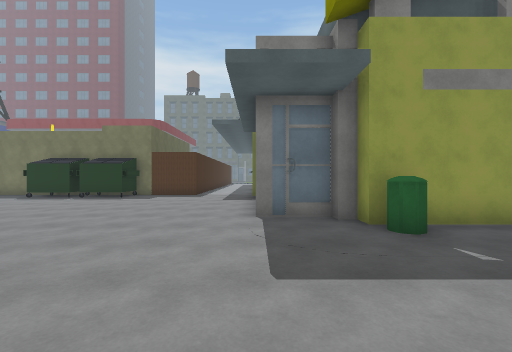
view 1 (above)

24 first-person views from a walk through a 3-D level made in the Unity game engine. The camera is 1.5 m above the floor, looks level and sees 90° across. The floor is counted in squares, 1.67 m on a side. Each view is taken from the middle of a square. On the plan, view 1 faces up. The plan holds only what a view shows up to about 10 squares ahead; the rest is blank. The place goes on beyond the plan. The player is left out. Some surface patterns are stand-ins.

view 2
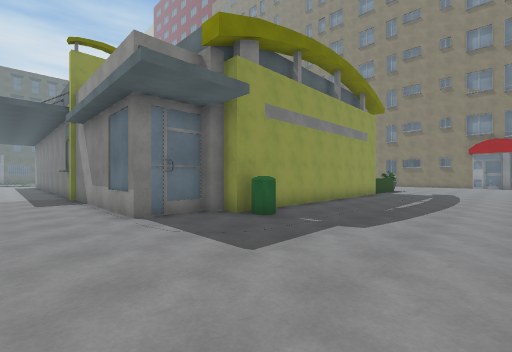

view 3
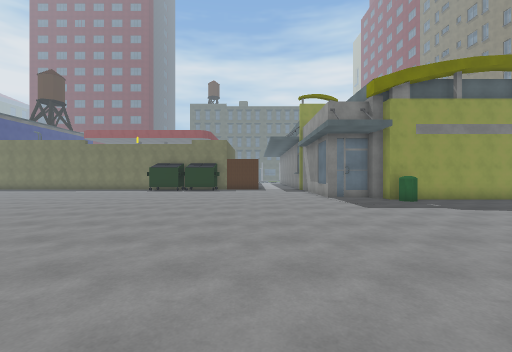

view 4
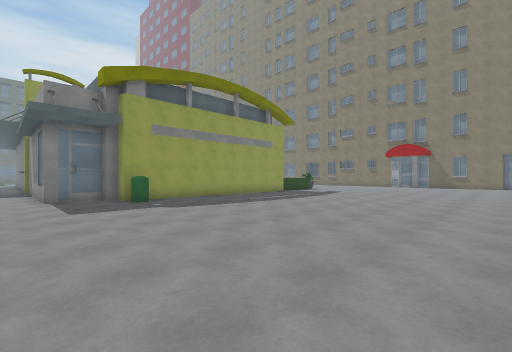

view 5
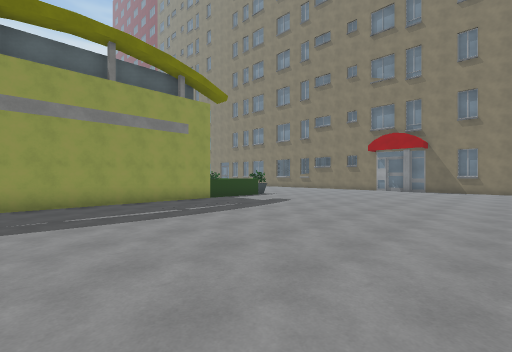

view 6
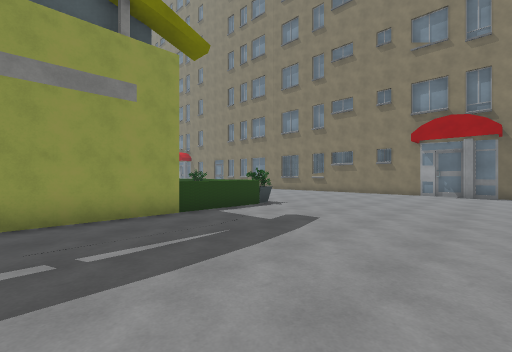

view 7
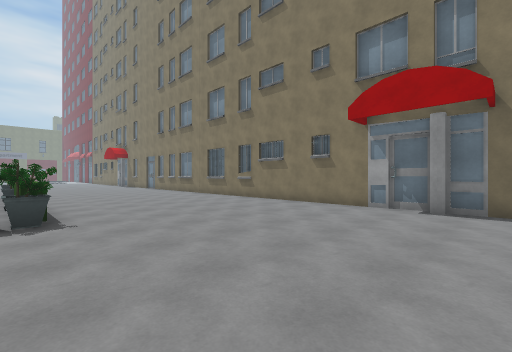

view 8
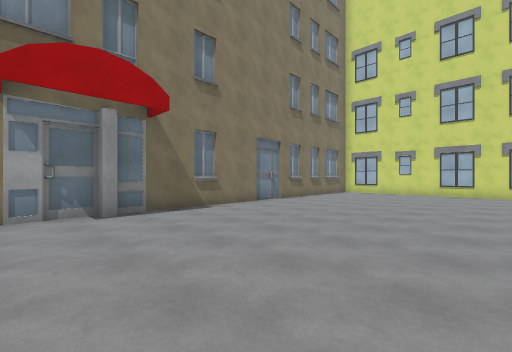

view 9
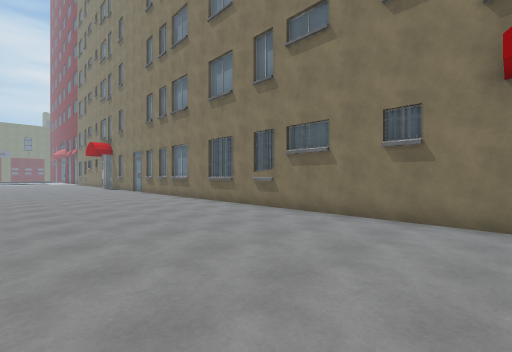

view 10
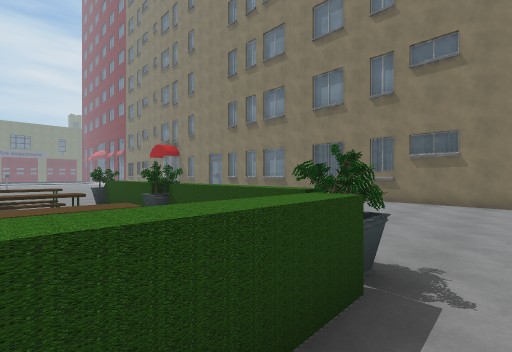

view 11
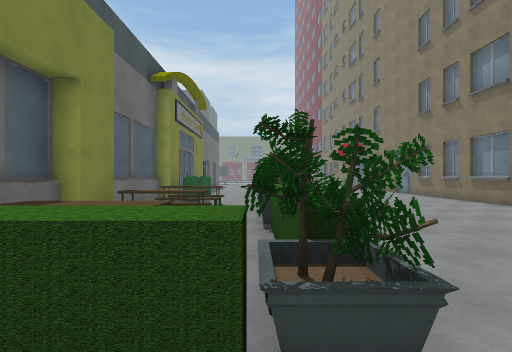

view 12
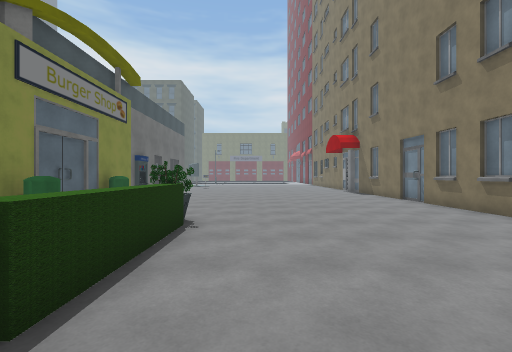

view 13
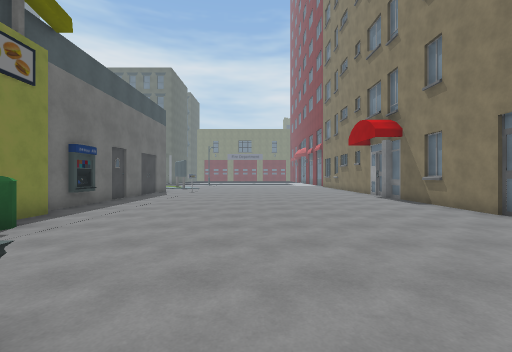

view 14
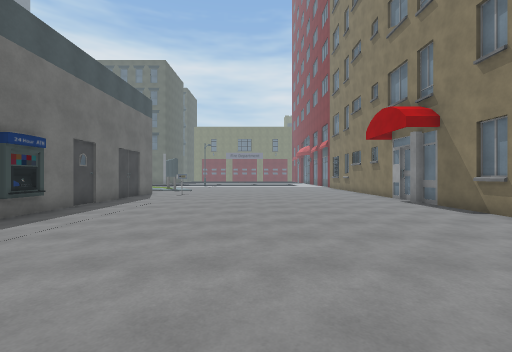

view 15
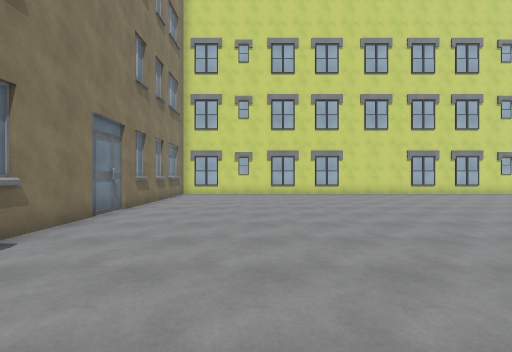

view 16
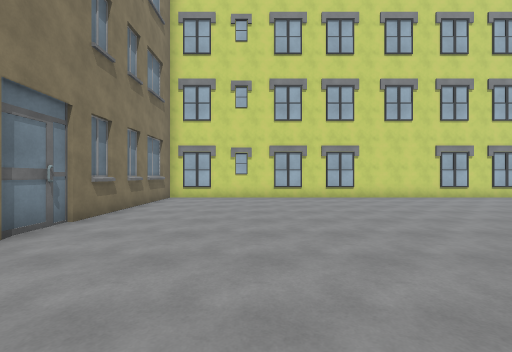

view 17
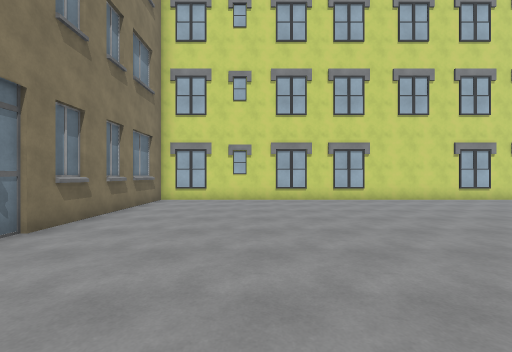

view 18
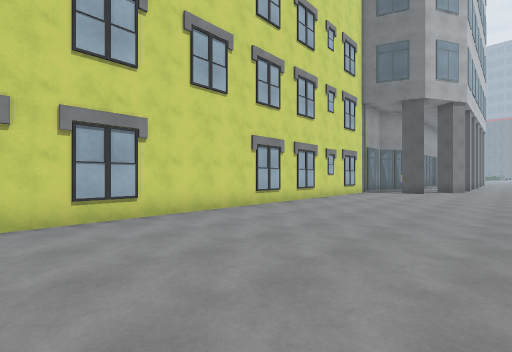

view 19
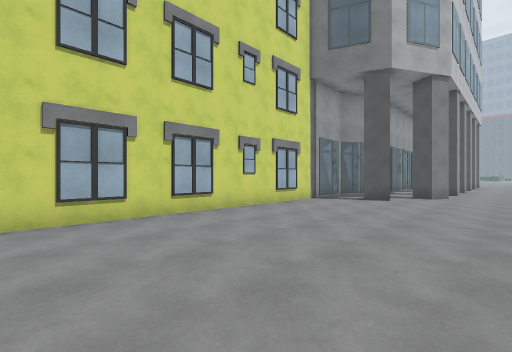

view 20
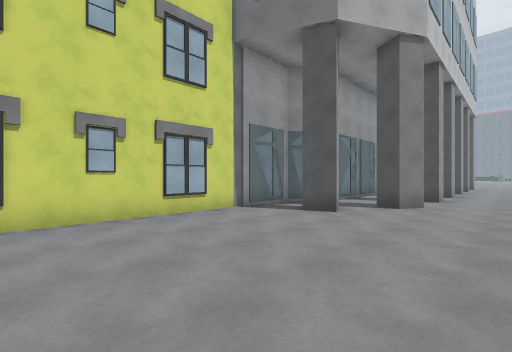

view 21
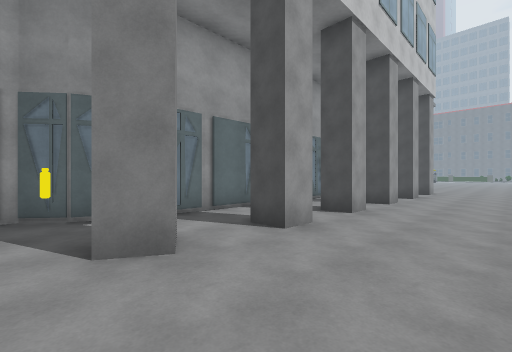

view 22
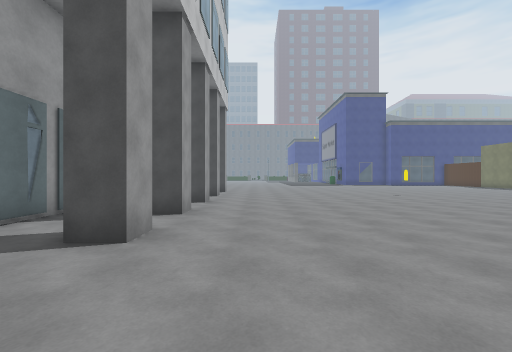

view 23
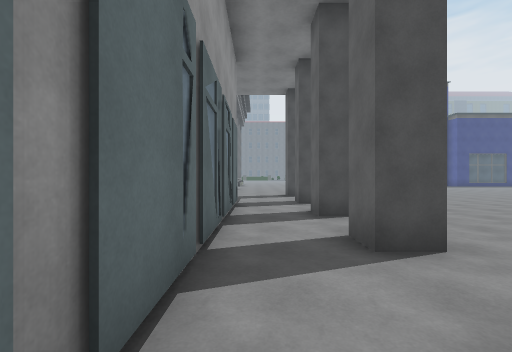

view 24
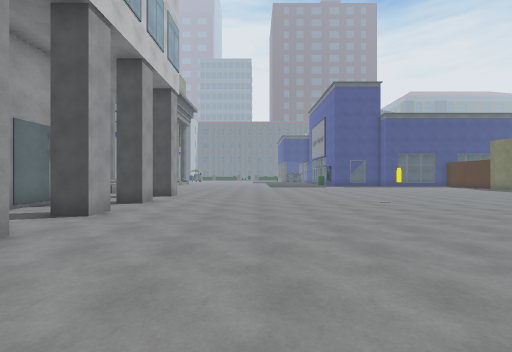

### Floor plan
Points are (right, up) in squares from view 1. A wall is a line through its corners. A room is listed if a view was taken in it or the views show most of it. See-through windows are left out.
Room 1 (views 1, 2, 3, 4, 5, 6, 7, 8, 9, 10, 11, 12, 13, 14, 15, 16, 17, 18, 19, 20, 21, 22, 23, 24)
walls: (1.8, 5.6) (0, 5.6) (0, 11.6); (14.4, 4.8) (14.3, 5.3) (13.9, 4.8); (14.4, 5) (14, 5.5); (14.6, 4.8) (14.3, 5.3); (14.6, 5.4) (14.5, 5.2) (14, 5.6); (14.6, 5.4) (14, 5); (14.6, 5.6) (14.3, 5.6); (14.7, 5) (14, 5.4); (14.7, 5.3) (14, 5.3); (14.8, 4.8) (2.1, 4.8) (2.1, 5.3); (14.8, 5.1) (14.5, 5.2) (14.3, 5.7); (-1.5, -7.7) (-0.7, -8.2) (-1.1, -8.9); (14.7, 13.5) (14.7, 9.4); (0.4, -9.4) (1, -9.1) (1.4, -9.9); (-4.4, -7.7) (-3.4, -7.7) (-3.4, -8.6); (11.1, 18.1) (11.1, 12.7); (-1, -11) (-0.1, -11.7) (21.6, -11.7) (21.6, 0.1); (-1.3, -10.9) (-0.9, -11.1); (21.6, 0.4) (21.6, 22.6); (-9.6, -7.7) (-8.7, -7.7) (-8.7, -8.6) (-9.6, -8.6); (10.6, 24) (10.6, 18.5); (-12.2, -7.7) (-11.4, -7.7) (-11.4, -8.6) (-12.2, -8.6); (-11.5, -10.6) (-2.1, -10.6); (21.6, 23.4) (21.6, 24)
low walls: (14.6, 4.9) (14.6, 5.6); (14, 12.7) (14, 13.4)
ways out: opening at (12.5, 5.5); opening at (12.5, 13); opening at (15, 7); opening at (15, 11)
objects: other object (-1, -10)

Where each view was taken, in squares from view 1:
view 1: 0 up, 0 right, facing up
view 2: 0 up, 2 left, facing up-right
view 3: 5 down, 3 left, facing up
view 4: 5 down, 1 left, facing up-right
view 5: 4 down, 5 right, facing up-right
view 6: 1 down, 8 right, facing up-right
view 7: 1 down, 14 right, facing up-right
view 8: 2 up, 15 right, facing down-right
view 9: 2 up, 16 right, facing up-right
view 10: 4 up, 12 right, facing up-right
view 11: 4 up, 14 right, facing up
view 12: 8 up, 16 right, facing up
view 13: 12 up, 16 right, facing up
view 14: 14 up, 16 right, facing up
view 15: 1 up, 18 right, facing down
view 16: 1 down, 18 right, facing down
view 17: 2 down, 18 right, facing down
view 18: 6 down, 16 right, facing down-left
view 19: 6 down, 11 right, facing down-left
view 20: 6 down, 7 right, facing down-left
view 21: 5 down, 0 right, facing down-left
view 22: 6 down, 0 right, facing left
view 23: 10 down, 3 left, facing left
view 24: 4 down, 3 left, facing left
